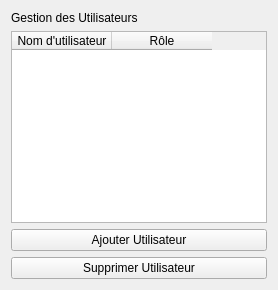
<?xml version="1.0" encoding="UTF-8"?>
<ui version="4.0">
 <class>UserManagement</class>
 <widget class="QWidget" name="UserManagement">
  <layout class="QVBoxLayout" name="verticalLayout">
   <item>
    <widget class="QLabel" name="userManagementTitle">
     <property name="text">
      <string>Gestion des Utilisateurs</string>
     </property>
    </widget>
   </item>
   <item>
    <widget class="QTableWidget" name="userTable">
     <column>
      <property name="text">
       <string>Nom d'utilisateur</string>
      </property>
     </column>
     <column>
      <property name="text">
       <string>Rôle</string>
      </property>
     </column>
    </widget>
   </item>
   <item>
    <widget class="QPushButton" name="addUserButton">
     <property name="text">
      <string>Ajouter Utilisateur</string>
     </property>
    </widget>
   </item>
   <item>
    <widget class="QPushButton" name="removeUserButton">
     <property name="text">
      <string>Supprimer Utilisateur</string>
     </property>
    </widget>
   </item>
  </layout>
 </widget>
 <resources/>
 <connections/>
</ui>
